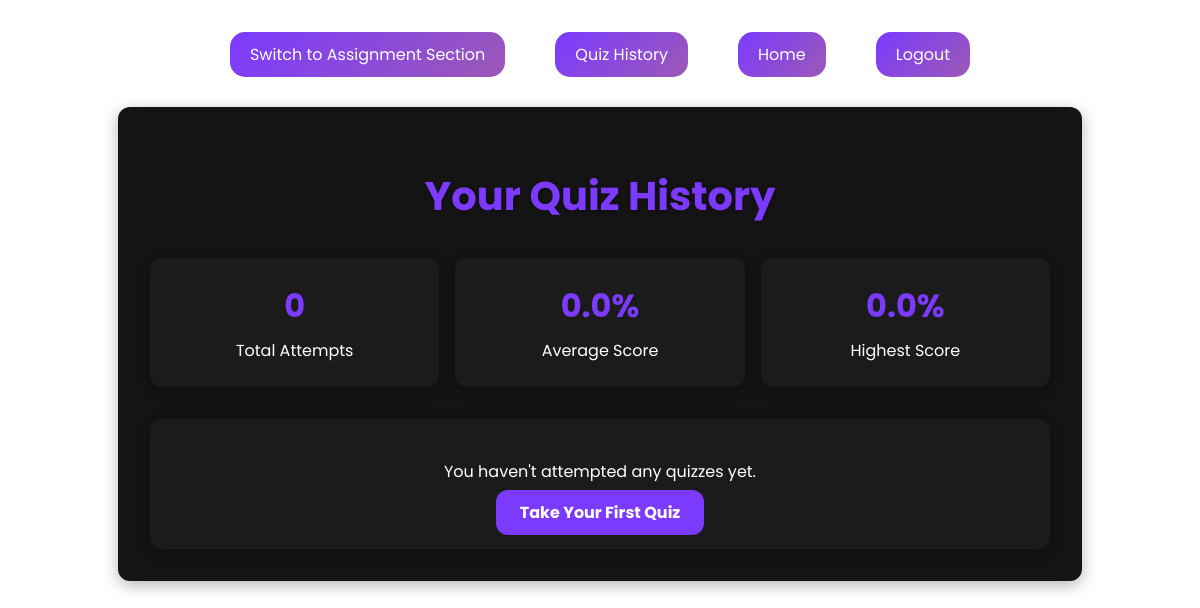
Page /quiz/history/ (signed in) on the earlier database version.
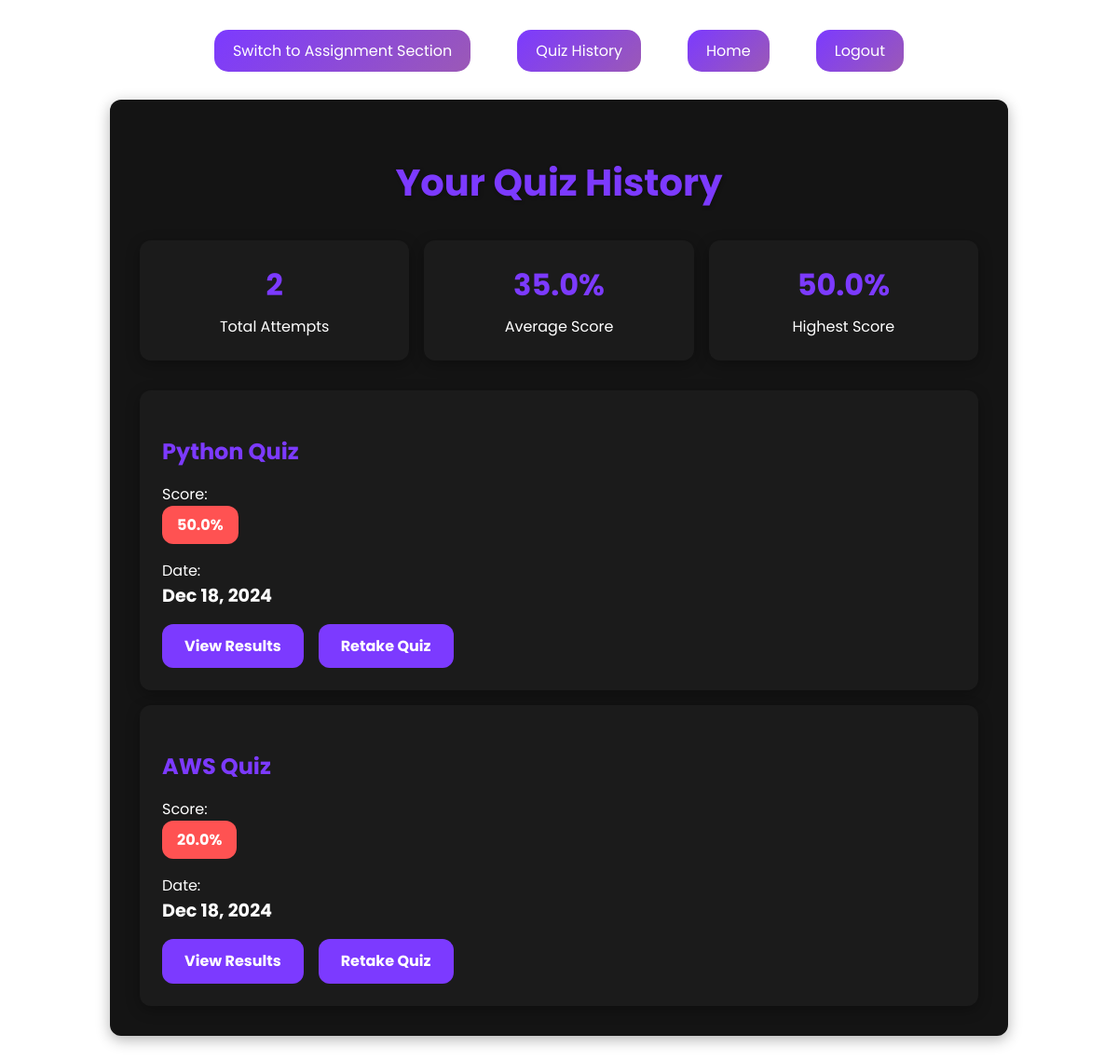
Same page on the later database version.
### core/models.py (models this page shows, shortened)
class QuizAttempt(models.Model):
    quiz = models.ForeignKey(Quiz, on_delete=models.CASCADE, related_name='attempts')
    user = models.ForeignKey(
        get_user_model(),
        on_delete=models.CASCADE,
        related_name='quiz_attempts',
        null=True,
        default=None
    )
    score = models.FloatField(
        validators=[
            MinValueValidator(0),
            MaxValueValidator(100)
        ]
    )
    answers = models.JSONField()  # Stores the user's answers
    started_at = models.DateTimeField(auto_now_add=True)
    completed_at = models.DateTimeField(auto_now=True)
    class Meta:
        ordering = ['-completed_at']
        unique_together = ['quiz', 'user']
    @staticmethod
    def get_user_statistics(user):
        attempts = QuizAttempt.objects.filter(user=user)
        total_attempts = attempts.count()
        if total_attempts == 0:
            return {
                'total_attempts': 0,
                'average_score': 0,
                'highest_score': 0,
            }
        total_score = sum([attempt.score for attempt in attempts])
        average_score = total_score / total_attempts
        highest_score = max([attempt.score for attempt in attempts])
        return {
            'total_attempts': total_attempts,
            'average_score': average_score,
            'highest_score': highest_score,
        }

class Quiz(models.Model):
    title = models.CharField(max_length=200)
    topic = models.CharField(max_length=100)
    context = models.TextField(null=True, blank=True)
    time_limit = models.IntegerField(
        default=600,  # 10 minutes in seconds
        validators=[
            MinValueValidator(60),    # Minimum 1 minute
            MaxValueValidator(3600)   # Maximum 1 hour
        ]
    )
    created_at = models.DateTimeField(auto_now_add=True)
    created_by = models.ForeignKey(
        get_user_model(),
        on_delete=models.SET_NULL,
        null=True,
        related_name='created_quizzes'
    )
    is_active = models.BooleanField(default=True)  # To soft-delete/deactivate quizzes
    difficulty = models.CharField(
        max_length=20,
        choices=[('easy', 'Easy'), ('medium', 'Medium'), ('hard', 'Hard')],
        default='medium'
    )
    class Meta:
        ordering = ['-created_at']
        verbose_name_plural = 'Quizzes'

### core/views.py (the view)
# urls.py: path('quiz/history/', views.quiz_history, name='quiz_history'),
@login_required
def quiz_history(request):
    attempts = QuizAttempt.objects.filter(user=request.user).select_related('quiz').order_by('-completed_at')
    paginator = Paginator(attempts, 10)  # 10 attempts per page
    page = request.GET.get('page')
    attempts_page = paginator.get_page(page)
    cache_key = f'user_stats_{request.user.id}'
    user_stats = cache.get(cache_key)
    if not user_stats:
        user_stats = QuizAttempt.get_user_statistics(request.user)
        cache.set(cache_key, user_stats, 3600)  # Cache for 1 hour
    context = {
        'attempts': attempts_page,
        'statistics': user_stats,
    }
    return render(request, 'core/quiz_history.html', context)

### core/templates/core/quiz_history.html (shortened to what this page needs)
{% load static %}
<!DOCTYPE html>
<html lang="en">
<head>
    <link rel="stylesheet" href="https://cdnjs.cloudflare.com/ajax/libs/animate.css/4.1.1/animate.min.css">
</head>
<body>
    <nav class="nav">
        <a href="{% url 'saved_files' %}">Switch to Assignment Section</a>
        <a href="{% url 'quiz_history' %}">Quiz History</a>
        <a href="{% url 'quiz_home' %}">Home</a>
        {% if user.is_authenticated %}
        <a href="{% url 'log_out' %}" class="nav-br-buttons">Logout</a>
        {% endif %}
    </nav>
    <div class="history-container">
        <div class="header">
            <h1 class="history-title">Your Quiz History</h1>
        </div>
        <div class="stats-container">
            <div class="stat-card">
                <div class="stat-value">{{ statistics.total_attempts }}</div>
                <div class="stat-label">Total Attempts</div>
            </div>
            <div class="stat-card">
                <div class="stat-value">{{ statistics.average_score|floatformat:1 }}%</div>
                <div class="stat-label">Average Score</div>
            </div>
            <div class="stat-card">
                <div class="stat-value">{{ statistics.highest_score|floatformat:1 }}%</div>
                <div class="stat-label">Highest Score</div>
            </div>
        </div>
        <div class="attempts-grid">
            {% for attempt in attempts %}
            <div class="attempt-card">
                <h3 class="quiz-title">{{ attempt.quiz.title }}</h3>
                <div class="detail-item">
                    <div class="detail-label">Score:</div>
                    <div
                        class="score-badge {% if attempt.score >= 80 %}score-high{% elif attempt.score >= 60 %}score-medium{% else %}score-low{% endif %}">
                        {{ attempt.score|floatformat:1 }}%
                    </div>
                </div>
                <div class="detail-item">
                    <div class="detail-label">Date:</div>
                    <div class="detail-value">{{ attempt.completed_at|date:"M d, Y" }}</div>
                </div>
                <div class="actions">
                    <a href="{% url 'quiz_results' attempt.quiz.id %}" class="btn">View Results</a>
                    <a href="{% url 'attempt_quiz' attempt.quiz.id %}" class="btn">Retake Quiz</a>
                </div>
            </div>
            {% empty %}
            <div class="attempt-card">
                <p style="text-align: center; color: var(--text-light);">You haven't attempted any quizzes yet.</p>
                <div style="text-align: center; margin-top: 1rem;">
                    <a href="{% url 'quiz_home' %}" class="btn">Take Your First Quiz</a>
                </div>
            </div>
            {% endfor %}
        </div>
    </div>
</body>
</html>

Differences in the rows shown:
added QuizAttempt: highest_score "50.0", quiz "Python Quiz", score "50.0", completed_at "Dec 18, 2024"
added QuizAttempt: quiz "AWS Quiz", score "20.0", completed_at "Dec 18, 2024"
Other differences:
{{ statistics.total_attempts }}: "0" → "2"
{{ statistics.average_score|floatformat:1 }}: "0.0" → "35.0"
{{ statistics.highest_score|floatformat:1 }}: "0.0" → (not shown)
text no longer shown: "You haven't attempted any quizzes yet. Take Your First Quiz"
